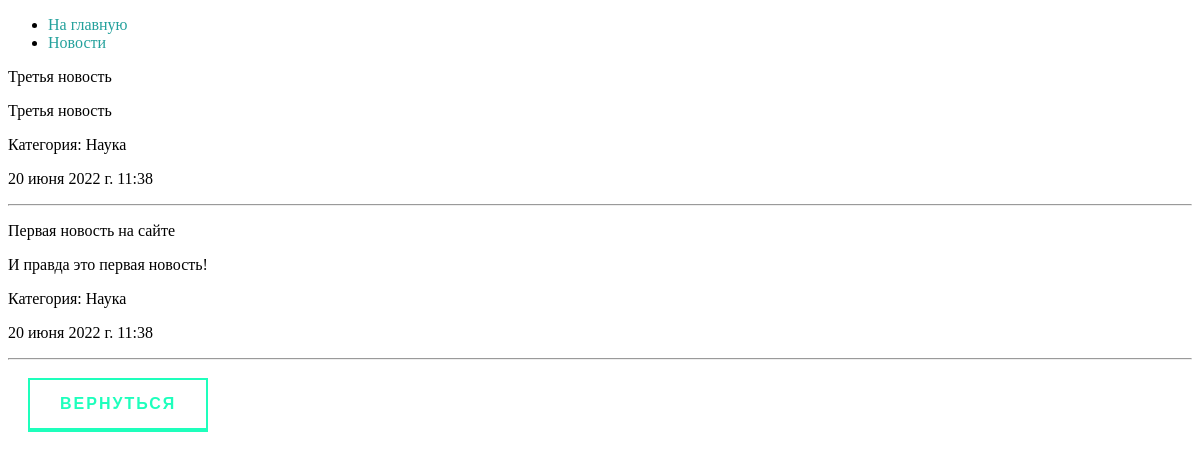
Page /cats/Science on the committed database.
### news/models.py (models this page shows, shortened)
class News(models.Model):
    title = models.CharField(max_length=255, verbose_name='Заголовок')
    content = models.TextField(blank=False)
    category = models.CharField(max_length=100)
    time_created = models.DateTimeField(auto_now_add=True)
    cat = models.ForeignKey('Category', on_delete=models.CASCADE, null=True)
    class Meta:
        verbose_name = 'Новости'
        verbose_name_plural = 'Новости'
        ordering = ['-time_created', 'title']

### news/views.py (the view)
# urls.py: path('cats/<slug:cat_slug>', newsByCat, name='category')
def newsByCat(request, cat_slug):
    id_caty = Category.objects.get(slug=cat_slug).id
    c = News.objects.filter(cat_id=id_caty).all()
    context = {
        'title': 'Новости по категории ' + Category.objects.get(id=id_caty).name,
        'menu': menu,
        "news": c
    }
    return render(request, 'news/newsById.html', context=context)

### news/templates/news/newsById.html (shortened to what this page needs)
{% extends 'news/base.html' %}
{% block content %}
{% for n in news %}
    <p>{{n.title}}</p>
    <p>{{n.content}}</p>
    <p>Категория: {{n.category}}</p>
    <p>{{n.time_created}}</p>
    <hr></hr>
{% endfor %}
    <a href="{% url 'news' %}" class="animated-button">Вернуться</a>
{% endblock %}

### news/static/news/css/styles.css (style rules this page uses)
a:active, a:hover, a { text-decoration: none; color: #24a19c; }
.animated-button { text-decoration: none; display: inline-block; margin: 10px 20px; padding: 15px 30px; overflow: hidden; border: 2px solid; border-bottom-width: 4px; font-family: 'Montserrat', sans-serif; text-transform: uppercase; font-weight: bold; letter-spacing: 2px; color: rgba(30, 255, 188, 1); background: rgba(255, 255, 255, 1); transition: color .3s, background .5s; }

### rows in the picture
News: title "Третья новость", content "Третья новость", category "Наука", time_created "20 июня 2022 г. 11:38"
News: title "Первая новость на сайте", content "И правда это первая новость!", category "Наука", time_created "20 июня 2022 г. 11:38"

### other values in the picture
{{ m.title }} "На главную" "Новости"
